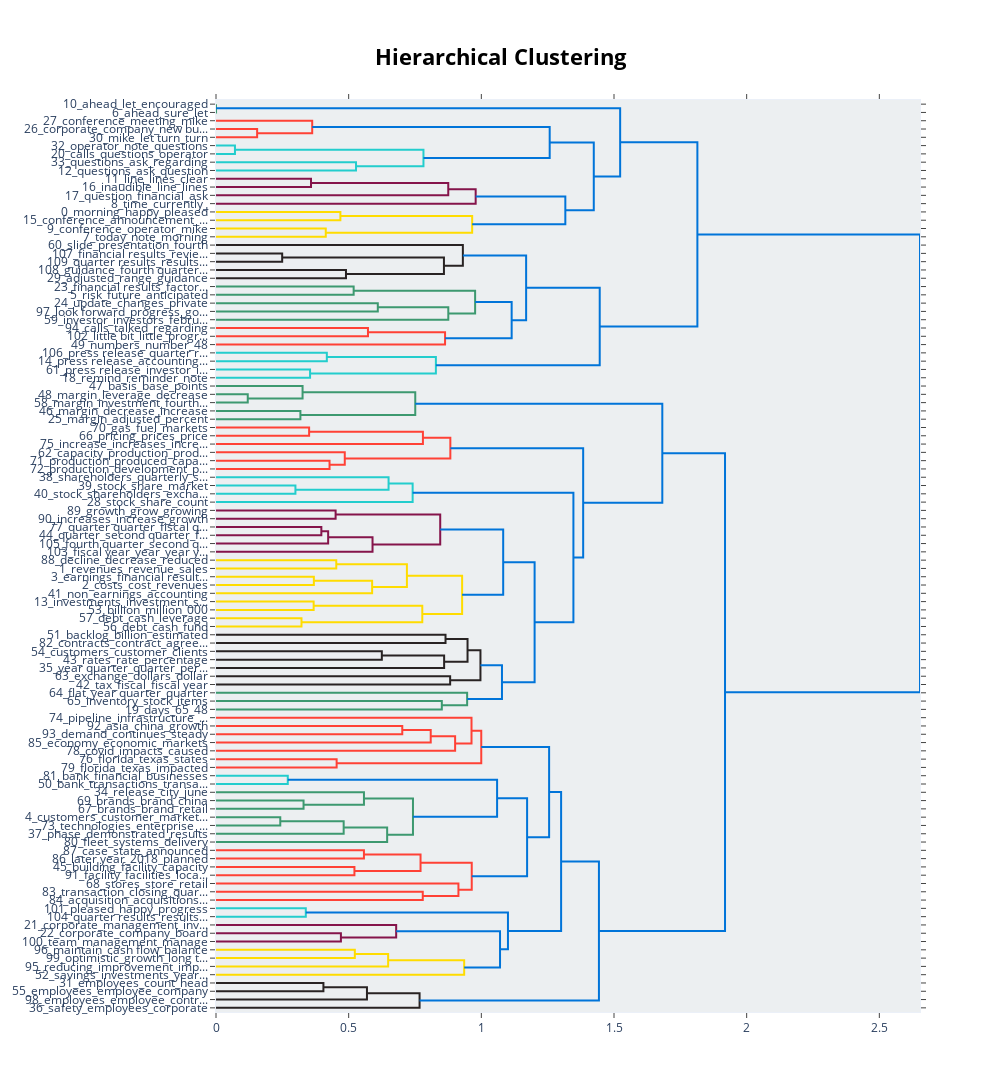

Notebook code for this chart:
### Markdown cell above
bertopic_model_dir_3000full_zeroshot_03minsim_seed

### Code cell
topic_model.visualize_hierarchy()

### Figure 1 — Plotly figure (JSON) as saved in the notebook; plotly's stock layout.template omitted (floating-point values rounded to 4 significant figures)
{"data": [{"hoverinfo": "text", "marker": {"color": "rgb(61,153,112)"}, "mode": "lines", "type": "scatter", "x": [0, 0.0001694, 0.0001694, 0], "xaxis": "x", "y": [-5, -5, -15, -15], "yaxis": "y"}, {"hoverinfo": "text", "marker": {"color": "rgb(255,65,54)"}, "mode": "lines", "type": "scatter", "x": [0, 0.155, 0.155, 0], "xaxis": "x", "y": [-35, -35, -45, -45], "yaxis": "y"}, {"hoverinfo": "text", "marker": {"color": "rgb(255,65,54)"}, "mode": "lines", "type": "scatter", "x": [0, 0.3625, 0.3625, 0.155], "xaxis": "x", "y": [-25, -25, -40, -40], "yaxis": "y"}, {"hoverinfo": "text", "marker": {"color": "rgb(35,205,205)"}, "mode": "lines", "type": "scatter", "x": [0, 0.07145, 0.07145, 0], "xaxis": "x", "y": [-55, -55, -65, -65], "yaxis": "y"}, {"hoverinfo": "text", "marker": {"color": "rgb(35,205,205)"}, "mode": "lines", "type": "scatter", "x": [0, 0.5278, 0.5278, 0], "xaxis": "x", "y": [-75, -75, -85, -85], "yaxis": "y"}, {"hoverinfo": "text", "marker": {"color": "rgb(35,205,205)"}, "mode": "lines", "type": "scatter", "x": [0.07145, 0.7819, 0.7819, 0.5278], "xaxis": "x", "y": [-60, -60, -80, -80], "yaxis": "y"}, {"hoverinfo": "text", "marker": {"color": "rgb(0,116,217)"}, "mode": "lines", "type": "scatter", "x": [0.3625, 1.258, 1.258, 0.7819], "xaxis": "x", "y": [-32.5, -32.5, -70, -70], "yaxis": "y"}, {"hoverinfo": "text", "marker": {"color": "rgb(133,20,75)"}, "mode": "lines", "type": "scatter", "x": [0, 0.3581, 0.3581, 0], "xaxis": "x", "y": [-95, -95, -105, -105], "yaxis": "y"}, {"hoverinfo": "text", "marker": {"color": "rgb(133,20,75)"}, "mode": "lines", "type": "scatter", "x": [0.3581, 0.8753, 0.8753, 0], "xaxis": "x", "y": [-100, -100, -115, -115], "yaxis": "y"}, {"hoverinfo": "text", "marker": {"color": "rgb(133,20,75)"}, "mode": "lines", "type": "scatter", "x": [0.8753, 0.9786, 0.9786, 0], "xaxis": "x", "y": [-107.5, -107.5, -125, -125], "yaxis": "y"}, {"hoverinfo": "text", "marker": {"color": "rgb(255,220,0)"}, "mode": "lines", "type": "scatter", "x": [0, 0.4688, 0.4688, 0], "xaxis": "x", "y": [-135, -135, -145, -145], "yaxis": "y"}, {"hoverinfo": "text", "marker": {"color": "rgb(255,220,0)"}, "mode": "lines", "type": "scatter", "x": [0, 0.4137, 0.4137, 0], "xaxis": "x", "y": [-155, -155, -165, -165], "yaxis": "y"}, {"hoverinfo": "text", "marker": {"color": "rgb(255,220,0)"}, "mode": "lines", "type": "scatter", "x": [0.4688, 0.9654, 0.9654, 0.4137], "xaxis": "x", "y": [-140, -140, -160, -160], "yaxis": "y"}, {"hoverinfo": "text", "marker": {"color": "rgb(0,116,217)"}, "mode": "lines", "type": "scatter", "x": [0.9786, 1.317, 1.317, 0.9654], "xaxis": "x", "y": [-116.2, -116.2, -150, -150], "yaxis": "y"}, {"hoverinfo": "text", "marker": {"color": "rgb(0,116,217)"}, "mode": "lines", "type": "scatter", "x": [1.258, 1.424, 1.424, 1.317], "xaxis": "x", "y": [-51.25, -51.25, -133.1, -133.1], "yaxis": "y"}, {"hoverinfo": "text", "marker": {"color": "rgb(0,116,217)"}, "mode": "lines", "type": "scatter", "x": [0.0001694, 1.523, 1.523, 1.424], "xaxis": "x", "y": [-10, -10, -92.19, -92.19], "yaxis": "y"}, {"hoverinfo": "text", "marker": {"color": "rgb(40,35,35)"}, "mode": "lines", "type": "scatter", "x": [0, 0.2494, 0.2494, 0], "xaxis": "x", "y": [-185, -185, -195, -195], "yaxis": "y"}, {"hoverinfo": "text", "marker": {"color": "rgb(40,35,35)"}, "mode": "lines", "type": "scatter", "x": [0, 0.4898, 0.4898, 0], "xaxis": "x", "y": [-205, -205, -215, -215], "yaxis": "y"}, {"hoverinfo": "text", "marker": {"color": "rgb(40,35,35)"}, "mode": "lines", "type": "scatter", "x": [0.2494, 0.8591, 0.8591, 0.4898], "xaxis": "x", "y": [-190, -190, -210, -210], "yaxis": "y"}, {"hoverinfo": "text", "marker": {"color": "rgb(40,35,35)"}, "mode": "lines", "type": "scatter", "x": [0, 0.9304, 0.9304, 0.8591], "xaxis": "x", "y": [-175, -175, -200, -200], "yaxis": "y"}, {"hoverinfo": "text", "marker": {"color": "rgb(61,153,112)"}, "mode": "lines", "type": "scatter", "x": [0, 0.5188, 0.5188, 0], "xaxis": "x", "y": [-225, -225, -235, -235], "yaxis": "y"}, {"hoverinfo": "text", "marker": {"color": "rgb(61,153,112)"}, "mode": "lines", "type": "scatter", "x": [0, 0.6098, 0.6098, 0], "xaxis": "x", "y": [-245, -245, -255, -255], "yaxis": "y"}, {"hoverinfo": "text", "marker": {"color": "rgb(61,153,112)"}, "mode": "lines", "type": "scatter", "x": [0.6098, 0.8755, 0.8755, 0], "xaxis": "x", "y": [-250, -250, -265, -265], "yaxis": "y"}, {"hoverinfo": "text", "marker": {"color": "rgb(61,153,112)"}, "mode": "lines", "type": "scatter", "x": [0.5188, 0.9766, 0.9766, 0.8755], "xaxis": "x", "y": [-230, -230, -257.5, -257.5], "yaxis": "y"}, {"hoverinfo": "text", "marker": {"color": "rgb(255,65,54)"}, "mode": "lines", "type": "scatter", "x": [0, 0.5727, 0.5727, 0], "xaxis": "x", "y": [-275, -275, -285, -285], "yaxis": "y"}, {"hoverinfo": "text", "marker": {"color": "rgb(255,65,54)"}, "mode": "lines", "type": "scatter", "x": [0.5727, 0.8633, 0.8633, 0], "xaxis": "x", "y": [-280, -280, -295, -295], "yaxis": "y"}, {"hoverinfo": "text", "marker": {"color": "rgb(0,116,217)"}, "mode": "lines", "type": "scatter", "x": [0.9766, 1.114, 1.114, 0.8633], "xaxis": "x", "y": [-243.8, -243.8, -287.5, -287.5], "yaxis": "y"}, {"hoverinfo": "text", "marker": {"color": "rgb(0,116,217)"}, "mode": "lines", "type": "scatter", "x": [0.9304, 1.169, 1.169, 1.114], "xaxis": "x", "y": [-187.5, -187.5, -265.6, -265.6], "yaxis": "y"}, {"hoverinfo": "text", "marker": {"color": "rgb(35,205,205)"}, "mode": "lines", "type": "scatter", "x": [0, 0.4177, 0.4177, 0], "xaxis": "x", "y": [-305, -305, -315, -315], "yaxis": "y"}, {"hoverinfo": "text", "marker": {"color": "rgb(35,205,205)"}, "mode": "lines", "type": "scatter", "x": [0, 0.3545, 0.3545, 0], "xaxis": "x", "y": [-325, -325, -335, -335], "yaxis": "y"}, {"hoverinfo": "text", "marker": {"color": "rgb(35,205,205)"}, "mode": "lines", "type": "scatter", "x": [0.4177, 0.8287, 0.8287, 0.3545], "xaxis": "x", "y": [-310, -310, -330, -330], "yaxis": "y"}, {"hoverinfo": "text", "marker": {"color": "rgb(0,116,217)"}, "mode": "lines", "type": "scatter", "x": [1.169, 1.446, 1.446, 0.8287], "xaxis": "x", "y": [-226.6, -226.6, -320, -320], "yaxis": "y"}, {"hoverinfo": "text", "marker": {"color": "rgb(0,116,217)"}, "mode": "lines", "type": "scatter", "x": [1.523, 1.814, 1.814, 1.446], "xaxis": "x", "y": [-51.09, -51.09, -273.3, -273.3], "yaxis": "y"}, {"hoverinfo": "text", "marker": {"color": "rgb(61,153,112)"}, "mode": "lines", "type": "scatter", "x": [0, 0.1197, 0.1197, 0], "xaxis": "x", "y": [-355, -355, -365, -365], "yaxis": "y"}, {"hoverinfo": "text", "marker": {"color": "rgb(61,153,112)"}, "mode": "lines", "type": "scatter", "x": [0, 0.3263, 0.3263, 0.1197], "xaxis": "x", "y": [-345, -345, -360, -360], "yaxis": "y"}, {"hoverinfo": "text", "marker": {"color": "rgb(61,153,112)"}, "mode": "lines", "type": "scatter", "x": [0, 0.3181, 0.3181, 0], "xaxis": "x", "y": [-375, -375, -385, -385], "yaxis": "y"}, {"hoverinfo": "text", "marker": {"color": "rgb(61,153,112)"}, "mode": "lines", "type": "scatter", "x": [0.3263, 0.751, 0.751, 0.3181], "xaxis": "x", "y": [-352.5, -352.5, -380, -380], "yaxis": "y"}, {"hoverinfo": "text", "marker": {"color": "rgb(255,65,54)"}, "mode": "lines", "type": "scatter", "x": [0, 0.3509, 0.3509, 0], "xaxis": "x", "y": [-395, -395, -405, -405], "yaxis": "y"}, {"hoverinfo": "text", "marker": {"color": "rgb(255,65,54)"}, "mode": "lines", "type": "scatter", "x": [0.3509, 0.7798, 0.7798, 0], "xaxis": "x", "y": [-400, -400, -415, -415], "yaxis": "y"}, {"hoverinfo": "text", "marker": {"color": "rgb(255,65,54)"}, "mode": "lines", "type": "scatter", "x": [0, 0.4279, 0.4279, 0], "xaxis": "x", "y": [-435, -435, -445, -445], "yaxis": "y"}, {"hoverinfo": "text", "marker": {"color": "rgb(255,65,54)"}, "mode": "lines", "type": "scatter", "x": [0, 0.4853, 0.4853, 0.4279], "xaxis": "x", "y": [-425, -425, -440, -440], "yaxis": "y"}, {"hoverinfo": "text", "marker": {"color": "rgb(255,65,54)"}, "mode": "lines", "type": "scatter", "x": [0.7798, 0.8832, 0.8832, 0.4853], "xaxis": "x", "y": [-407.5, -407.5, -432.5, -432.5], "yaxis": "y"}, {"hoverinfo": "text", "marker": {"color": "rgb(35,205,205)"}, "mode": "lines", "type": "scatter", "x": [0, 0.2993, 0.2993, 0], "xaxis": "x", "y": [-465, -465, -475, -475], "yaxis": "y"}, {"hoverinfo": "text", "marker": {"color": "rgb(35,205,205)"}, "mode": "lines", "type": "scatter", "x": [0, 0.6504, 0.6504, 0.2993], "xaxis": "x", "y": [-455, -455, -470, -470], "yaxis": "y"}, {"hoverinfo": "text", "marker": {"color": "rgb(35,205,205)"}, "mode": "lines", "type": "scatter", "x": [0.6504, 0.7411, 0.7411, 0], "xaxis": "x", "y": [-462.5, -462.5, -485, -485], "yaxis": "y"}, {"hoverinfo": "text", "marker": {"color": "rgb(133,20,75)"}, "mode": "lines", "type": "scatter", "x": [0, 0.4508, 0.4508, 0], "xaxis": "x", "y": [-495, -495, -505, -505], "yaxis": "y"}, {"hoverinfo": "text", "marker": {"color": "rgb(133,20,75)"}, "mode": "lines", "type": "scatter", "x": [0, 0.397, 0.397, 0], "xaxis": "x", "y": [-515, -515, -525, -525], "yaxis": "y"}, {"hoverinfo": "text", "marker": {"color": "rgb(133,20,75)"}, "mode": "lines", "type": "scatter", "x": [0.397, 0.4227, 0.4227, 0], "xaxis": "x", "y": [-520, -520, -535, -535], "yaxis": "y"}, {"hoverinfo": "text", "marker": {"color": "rgb(133,20,75)"}, "mode": "lines", "type": "scatter", "x": [0.4227, 0.5899, 0.5899, 0], "xaxis": "x", "y": [-527.5, -527.5, -545, -545], "yaxis": "y"}, {"hoverinfo": "text", "marker": {"color": "rgb(133,20,75)"}, "mode": "lines", "type": "scatter", "x": [0.4508, 0.8451, 0.8451, 0.5899], "xaxis": "x", "y": [-500, -500, -536.2, -536.2], "yaxis": "y"}, {"hoverinfo": "text", "marker": {"color": "rgb(255,220,0)"}, "mode": "lines", "type": "scatter", "x": [0, 0.4533, 0.4533, 0], "xaxis": "x", "y": [-555, -555, -565, -565], "yaxis": "y"}, {"hoverinfo": "text", "marker": {"color": "rgb(255,220,0)"}, "mode": "lines", "type": "scatter", "x": [0, 0.3688, 0.3688, 0], "xaxis": "x", "y": [-575, -575, -585, -585], "yaxis": "y"}, {"hoverinfo": "text", "marker": {"color": "rgb(255,220,0)"}, "mode": "lines", "type": "scatter", "x": [0.3688, 0.5885, 0.5885, 0], "xaxis": "x", "y": [-580, -580, -595, -595], "yaxis": "y"}, {"hoverinfo": "text", "marker": {"color": "rgb(255,220,0)"}, "mode": "lines", "type": "scatter", "x": [0.4533, 0.7195, 0.7195, 0.5885], "xaxis": "x", "y": [-560, -560, -587.5, -587.5], "yaxis": "y"}, {"hoverinfo": "text", "marker": {"color": "rgb(255,220,0)"}, "mode": "lines", "type": "scatter", "x": [0, 0.368, 0.368, 0], "xaxis": "x", "y": [-605, -605, -615, -615], "yaxis": "y"}, {"hoverinfo": "text", "marker": {"color": "rgb(255,220,0)"}, "mode": "lines", "type": "scatter", "x": [0, 0.3222, 0.3222, 0], "xaxis": "x", "y": [-625, -625, -635, -635], "yaxis": "y"}, {"hoverinfo": "text", "marker": {"color": "rgb(255,220,0)"}, "mode": "lines", "type": "scatter", "x": [0.368, 0.7775, 0.7775, 0.3222], "xaxis": "x", "y": [-610, -610, -630, -630], "yaxis": "y"}, {"hoverinfo": "text", "marker": {"color": "rgb(255,220,0)"}, "mode": "lines", "type": "scatter", "x": [0.7195, 0.9276, 0.9276, 0.7775], "xaxis": "x", "y": [-573.8, -573.8, -620, -620], "yaxis": "y"}, {"hoverinfo": "text", "marker": {"color": "rgb(0,116,217)"}, "mode": "lines", "type": "scatter", "x": [0.8451, 1.082, 1.082, 0.9276], "xaxis": "x", "y": [-518.1, -518.1, -596.9, -596.9], "yaxis": "y"}, {"hoverinfo": "text", "marker": {"color": "rgb(40,35,35)"}, "mode": "lines", "type": "scatter", "x": [0, 0.865, 0.865, 0], "xaxis": "x", "y": [-645, -645, -655, -655], "yaxis": "y"}, {"hoverinfo": "text", "marker": {"color": "rgb(40,35,35)"}, "mode": "lines", "type": "scatter", "x": [0, 0.625, 0.625, 0], "xaxis": "x", "y": [-665, -665, -675, -675], "yaxis": "y"}, {"hoverinfo": "text", "marker": {"color": "rgb(40,35,35)"}, "mode": "lines", "type": "scatter", "x": [0.625, 0.8598, 0.8598, 0], "xaxis": "x", "y": [-670, -670, -685, -685], "yaxis": "y"}, {"hoverinfo": "text", "marker": {"color": "rgb(40,35,35)"}, "mode": "lines", "type": "scatter", "x": [0.865, 0.948, 0.948, 0.8598], "xaxis": "x", "y": [-650, -650, -677.5, -677.5], "yaxis": "y"}, {"hoverinfo": "text", "marker": {"color": "rgb(40,35,35)"}, "mode": "lines", "type": "scatter", "x": [0, 0.8825, 0.8825, 0], "xaxis": "x", "y": [-695, -695, -705, -705], "yaxis": "y"}, {"hoverinfo": "text", "marker": {"color": "rgb(40,35,35)"}, "mode": "lines", "type": "scatter", "x": [0.948, 0.9967, 0.9967, 0.8825], "xaxis": "x", "y": [-663.8, -663.8, -700, -700], "yaxis": "y"}, {"hoverinfo": "text", "marker": {"color": "rgb(61,153,112)"}, "mode": "lines", "type": "scatter", "x": [0, 0.8511, 0.8511, 0], "xaxis": "x", "y": [-725, -725, -735, -735], "yaxis": "y"}, {"hoverinfo": "text", "marker": {"color": "rgb(61,153,112)"}, "mode": "lines", "type": "scatter", "x": [0, 0.9465, 0.9465, 0.8511], "xaxis": "x", "y": [-715, -715, -730, -730], "yaxis": "y"}, {"hoverinfo": "text", "marker": {"color": "rgb(0,116,217)"}, "mode": "lines", "type": "scatter", "x": [0.9967, 1.078, 1.078, 0.9465], "xaxis": "x", "y": [-681.9, -681.9, -722.5, -722.5], "yaxis": "y"}, {"hoverinfo": "text", "marker": {"color": "rgb(0,116,217)"}, "mode": "lines", "type": "scatter", "x": [1.082, 1.201, 1.201, 1.078], "xaxis": "x", "y": [-557.5, -557.5, -702.2, -702.2], "yaxis": "y"}, {"hoverinfo": "text", "marker": {"color": "rgb(0,116,217)"}, "mode": "lines", "type": "scatter", "x": [0.7411, 1.347, 1.347, 1.201], "xaxis": "x", "y": [-473.8, -473.8, -629.8, -629.8], "yaxis": "y"}, {"hoverinfo": "text", "marker": {"color": "rgb(0,116,217)"}, "mode": "lines", "type": "scatter", "x": [0.8832, 1.384, 1.384, 1.347], "xaxis": "x", "y": [-420, -420, -551.8, -551.8], "yaxis": "y"}, {"hoverinfo": "text", "marker": {"color": "rgb(0,116,217)"}, "mode": "lines", "type": "scatter", "x": [0.751, 1.682, 1.682, 1.384], "xaxis": "x", "y": [-366.2, -366.2, -485.9, -485.9], "yaxis": "y"}, {"hoverinfo": "text", "marker": {"color": "rgb(255,65,54)"}, "mode": "lines", "type": "scatter", "x": [0, 0.702, 0.702, 0], "xaxis": "x", "y": [-755, -755, -765, -765], "yaxis": "y"}, {"hoverinfo": "text", "marker": {"color": "rgb(255,65,54)"}, "mode": "lines", "type": "scatter", "x": [0.702, 0.8092, 0.8092, 0], "xaxis": "x", "y": [-760, -760, -775, -775], "yaxis": "y"}, {"hoverinfo": "text", "marker": {"color": "rgb(255,65,54)"}, "mode": "lines", "type": "scatter", "x": [0.8092, 0.9012, 0.9012, 0], "xaxis": "x", "y": [-767.5, -767.5, -785, -785], "yaxis": "y"}, {"hoverinfo": "text", "marker": {"color": "rgb(255,65,54)"}, "mode": "lines", "type": "scatter", "x": [0, 0.963, 0.963, 0.9012], "xaxis": "x", "y": [-745, -745, -776.2, -776.2], "yaxis": "y"}, {"hoverinfo": "text", "marker": {"color": "rgb(255,65,54)"}, "mode": "lines", "type": "scatter", "x": [0, 0.4546, 0.4546, 0], "xaxis": "x", "y": [-795, -795, -805, -805], "yaxis": "y"}, {"hoverinfo": "text", "marker": {"color": "rgb(255,65,54)"}, "mode": "lines", "type": "scatter", "x": [0.963, 0.9997, 0.9997, 0.4546], "xaxis": "x", "y": [-760.6, -760.6, -800, -800], "yaxis": "y"}, {"hoverinfo": "text", "marker": {"color": "rgb(35,205,205)"}, "mode": "lines", "type": "scatter", "x": [0, 0.2705, 0.2705, 0], "xaxis": "x", "y": [-815, -815, -825, -825], "yaxis": "y"}, {"hoverinfo": "text", "marker": {"color": "rgb(61,153,112)"}, "mode": "lines", "type": "scatter", "x": [0, 0.33, 0.33, 0], "xaxis": "x", "y": [-845, -845, -855, -855], "yaxis": "y"}, {"hoverinfo": "text", "marker": {"color": "rgb(61,153,112)"}, "mode": "lines", "type": "scatter", "x": [0, 0.5576, 0.5576, 0.33], "xaxis": "x", "y": [-835, -835, -850, -850], "yaxis": "y"}, {"hoverinfo": "text", "marker": {"color": "rgb(61,153,112)"}, "mode": "lines", "type": "scatter", "x": [0, 0.2422, 0.2422, 0], "xaxis": "x", "y": [-865, -865, -875, -875], "yaxis": "y"}, {"hoverinfo": "text", "marker": {"color": "rgb(61,153,112)"}, "mode": "lines", "type": "scatter", "x": [0.2422, 0.4812, 0.4812, 0], "xaxis": "x", "y": [-870, -870, -885, -885], "yaxis": "y"}, {"hoverinfo": "text", "marker": {"color": "rgb(61,153,112)"}, "mode": "lines", "type": "scatter", "x": [0.4812, 0.645, 0.645, 0], "xaxis": "x", "y": [-877.5, -877.5, -895, -895], "yaxis": "y"}, {"hoverinfo": "text", "marker": {"color": "rgb(61,153,112)"}, "mode": "lines", "type": "scatter", "x": [0.5576, 0.7424, 0.7424, 0.645], "xaxis": "x", "y": [-842.5, -842.5, -886.2, -886.2], "yaxis": "y"}, {"hoverinfo": "text", "marker": {"color": "rgb(0,116,217)"}, "mode": "lines", "type": "scatter", "x": [0.2705, 1.059, 1.059, 0.7424], "xaxis": "x", "y": [-820, -820, -864.4, -864.4], "yaxis": "y"}, {"hoverinfo": "text", "marker": {"color": "rgb(255,65,54)"}, "mode": "lines", "type": "scatter", "x": [0, 0.5575, 0.5575, 0], "xaxis": "x", "y": [-905, -905, -915, -915], "yaxis": "y"}, {"hoverinfo": "text", "marker": {"color": "rgb(255,65,54)"}, "mode": "lines", "type": "scatter", "x": [0, 0.5217, 0.5217, 0], "xaxis": "x", "y": [-925, -925, -935, -935], "yaxis": "y"}, {"hoverinfo": "text", "marker": {"color": "rgb(255,65,54)"}, "mode": "lines", "type": "scatter", "x": [0.5575, 0.7709, 0.7709, 0.5217], "xaxis": "x", "y": [-910, -910, -930, -930], "yaxis": "y"}, {"hoverinfo": "text", "marker": {"color": "rgb(255,65,54)"}, "mode": "lines", "type": "scatter", "x": [0, 0.7792, 0.7792, 0], "xaxis": "x", "y": [-955, -955, -965, -965], "yaxis": "y"}, {"hoverinfo": "text", "marker": {"color": "rgb(255,65,54)"}, "mode": "lines", "type": "scatter", "x": [0, 0.9137, 0.9137, 0.7792], "xaxis": "x", "y": [-945, -945, -960, -960], "yaxis": "y"}, {"hoverinfo": "text", "marker": {"color": "rgb(255,65,54)"}, "mode": "lines", "type": "scatter", "x": [0.7709, 0.9638, 0.9638, 0.9137], "xaxis": "x", "y": [-920, -920, -952.5, -952.5], "yaxis": "y"}, {"hoverinfo": "text", "marker": {"color": "rgb(0,116,217)"}, "mode": "lines", "type": "scatter", "x": [1.059, 1.172, 1.172, 0.9638], "xaxis": "x", "y": [-842.2, -842.2, -936.2, -936.2], "yaxis": "y"}, {"hoverinfo": "text", "marker": {"color": "rgb(0,116,217)"}, "mode": "lines", "type": "scatter", "x": [0.9997, 1.255, 1.255, 1.172], "xaxis": "x", "y": [-780.3, -780.3, -889.2, -889.2], "yaxis": "y"}, {"hoverinfo": "text", "marker": {"color": "rgb(35,205,205)"}, "mode": "lines", "type": "scatter", "x": [0, 0.3384, 0.3384, 0], "xaxis": "x", "y": [-975, -975, -985, -985], "yaxis": "y"}, {"hoverinfo": "text", "marker": {"color": "rgb(133,20,75)"}, "mode": "lines", "type": "scatter", "x": [0, 0.4708, 0.4708, 0], "xaxis": "x", "y": [-1005, -1005, -1015, -1015], "yaxis": "y"}, {"hoverinfo": "text", "marker": {"color": "rgb(133,20,75)"}, "mode": "lines", "type": "scatter", "x": [0, 0.679, 0.679, 0.4708], "xaxis": "x", "y": [-995, -995, -1010, -1010], "yaxis": "y"}, {"hoverinfo": "text", "marker": {"color": "rgb(255,220,0)"}, "mode": "lines", "type": "scatter", "x": [0, 0.5232, 0.5232, 0], "xaxis": "x", "y": [-1025, -1025, -1035, -1035], "yaxis": "y"}, {"hoverinfo": "text", "marker": {"color": "rgb(255,220,0)"}, "mode": "lines", "type": "scatter", "x": [0.5232, 0.6488, 0.6488, 0], "xaxis": "x", "y": [-1030, -1030, -1045, -1045], "yaxis": "y"}, {"hoverinfo": "text", "marker": {"color": "rgb(255,220,0)"}, "mode": "lines", "type": "scatter", "x": [0.6488, 0.9353, 0.9353, 0], "xaxis": "x", "y": [-1038.0, -1038.0, -1055, -1055], "yaxis": "y"}, {"hoverinfo": "text", "marker": {"color": "rgb(0,116,217)"}, "mode": "lines", "type": "scatter", "x": [0.679, 1.07, 1.07, 0.9353], "xaxis": "x", "y": [-1002.0, -1002.0, -1046.0, -1046.0], "yaxis": "y"}, {"hoverinfo": "text", "marker": {"color": "rgb(0,116,217)"}, "mode": "lines", "type": "scatter", "x": [0.3384, 1.1, 1.1, 1.07], "xaxis": "x", "y": [-980, -980, -1024.0, -1024.0], "yaxis": "y"}, {"hoverinfo": "text", "marker": {"color": "rgb(0,116,217)"}, "mode": "lines", "type": "scatter", "x": [1.255, 1.301, 1.301, 1.1], "xaxis": "x", "y": [-834.8, -834.8, -1002.0, -1002.0], "yaxis": "y"}, {"hoverinfo": "text", "marker": {"color": "rgb(40,35,35)"}, "mode": "lines", "type": "scatter", "x": [0, 0.4049, 0.4049, 0], "xaxis": "x", "y": [-1065, -1065, -1075, -1075], "yaxis": "y"}, {"hoverinfo": "text", "marker": {"color": "rgb(40,35,35)"}, "mode": "lines", "type": "scatter", "x": [0.4049, 0.569, 0.569, 0], "xaxis": "x", "y": [-1070, -1070, -1085, -1085], "yaxis": "y"}, {"hoverinfo": "text", "marker": {"color": "rgb(40,35,35)"}, "mode": "lines", "type": "scatter", "x": [0.569, 0.7672, 0.7672, 0], "xaxis": "x", "y": [-1078.0, -1078.0, -1095, -1095], "yaxis": "y"}, {"hoverinfo": "text", "marker": {"color": "rgb(0,116,217)"}, "mode": "lines", "type": "scatter", "x": [1.301, 1.443, 1.443, 0.7672], "xaxis": "x", "y": [-918.5, -918.5, -1086.0, -1086.0], "yaxis": "y"}, {"hoverinfo": "text", "marker": {"color": "rgb(0,116,217)"}, "mode": "lines", "type": "scatter", "x": [1.682, 1.918, 1.918, 1.443], "xaxis": "x", "y": [-426.1, -426.1, -1002.0, -1002.0], "yaxis": "y"}, {"hoverinfo": "text", "marker": {"color": "rgb(0,116,217)"}, "mode": "lines", "type": "scatter", "x": [1.814, 2.653, 2.653, 1.918], "xaxis": "x", "y": [-162.2, -162.2, -714.2, -714.2], "yaxis": "y"}], "layout": {"autosize": false, "height": 1850, "hoverlabel": {"bgcolor": "white", "font": {"family": "Rockwell", "size": 16}}, "hovermode": "closest", "plot_bgcolor": "#ECEFF1", "showlegend": false, "title": {"font": {"color": "Black", "size": 22}, "text": "<b>Hierarchical Clustering</b>", "x": 0.5, "xanchor": "center", "yanchor": "top"}, "width": 1000, "xaxis": {"mirror": "allticks", "rangemode": "tozero", "showgrid": false, "showline": true, "showticklabels": true, "ticks": "outside", "type": "linear", "zeroline": false}, "yaxis": {"mirror": "allticks", "range": [-1100, 0], "rangemode": "tozero", "showgrid": false, "showline": true, "showticklabels": true, "tickmode": "array", "ticks": "outside", "ticktext": ["10_ahead_let_encouraged", "6_ahead_sure_let", "27_conference_meeting_mike", "26_corporate_company_new bu...", "30_mike_let turn_turn", "32_operator_note_questions", "20_calls_questions_operator", "33_questions_ask_regarding", "12_questions_ask_question", "11_line_lines_clear", "16_inaudible_line_lines", "17_question_financial_ask", "8_time_currently_", "0_morning_happy_pleased", "15_conference_announcement_...", "9_conference_operator_mike", "7_today_note_morning", "60_slide_presentation_fourth", "107_financial results_revie...", "109_quarter results_results...", "108_guidance_fourth quarter...", "29_adjusted_range_guidance", "23_financial results_factor...", "5_risk_future_anticipated", "24_update_changes_private", "97_look forward_progress_go...", "59_investor_investors_febru...", "94_calls_talked_regarding", "102_little bit_little_progr...", "49_numbers_number_48", "106_press release_quarter r...", "14_press release_accounting...", "61_press release_investor_i...", "18_remind_reminder_note", "47_basis_base_points", "48_margin_leverage_decrease", "58_margin_investment_fourth...", "46_margin_decrease_increase", "25_margin_adjusted_percent", "70_gas_fuel_markets", "66_pricing_prices_price", "75_increase_increases_incre...", "62_capacity_production_prod...", "71_production_produced_capa...", "72_production_development_p...", "38_shareholders_quarterly_s...", "39_stock_share_market", "40_stock_shareholders_excha...", "28_stock_share_count", "89_growth_grow_growing", "90_increases_increase_growth", "77_quarter quarter_fiscal q...", "44_quarter_second quarter_f...", "105_fourth quarter_second q...", "103_fiscal year_year_year y...", "88_decline_decrease_reduced", "1_revenues_revenue_sales", "3_earnings_financial result...", "2_costs_cost_revenues", "41_non_earnings_accounting", "13_investments_investment_s...", "53_billion_million_000", "57_debt_cash_leverage", "56_debt_cash_fund", "51_backlog_billion_estimated", "82_contracts_contract_agree...", "54_customers_customer_clients", "43_rates_rate_percentage", "35_year quarter_quarter_per...", "63_exchange_dollars_dollar", "42_tax_fiscal_fiscal year", "64_flat_year quarter_quarter", "65_inventory_stock_items", "19_days_65_48", "74_pipeline_infrastructure_...", "92_asia_china_growth", "93_demand_continues_steady", "85_economy_economic_markets", "78_covid_impacts_caused", "76_florida_texas_states", "79_florida_texas_impacted", "81_bank_financial_businesses", "50_bank_transactions_transa...", "34_release_city_june", "69_brands_brand_china", "67_brands_brand_retail", "4_customers_customer_market...", "73_technologies_enterprise_...", "37_phase_demonstrated_results", "80_fleet_systems_delivery", "87_case_state_announced", "86_later year_2018_planned", "45_building_facility_capacity", "91_facility_facilities_loca...", "68_stores_store_retail", "83_transaction_closing_quar...", "84_acquisition_acquisitions...", "101_pleased_happy_progress", "104_quarter results_results...", "21_corporate_management_inv...", "22_corporate_company_board", "100_team_management_manage", "96_maintain_cash flow_balance", "99_optimistic_growth_long t...", "95_reducing_improvement_imp...", "52_savings_investments_year...", "31_employees_count_head", "55_employees_employee_company", "98_employees_employee_contr...", "36_safety_employees_corporate"], "tickvals": [-5, -15, -25, -35, -45, -55, -65, -75, -85, -95, -105, -115, -125, -135, -145, -155, -165, -175, -185, -195, -205, -215, -225, -235, -245, -255, -265, -275, -285, -295, -305, -315, -325, -335, -345, -355, -365, -375, -385, -395, -405, -415, -425, -435, -445, -455, -465, -475, -485, -495, -505, -515, -525, -535, -545, -555, -565, -575, -585, -595, -605, -615, -625, -635, -645, -655, -665, -675, -685, -695, -705, -715, -725, -735, -745, -755, -765, -775, -785, -795, -805, -815, -825, -835, -845, -855, -865, -875, -885, -895, -905, -915, -925, -935, -945, -955, -965, -975, -985, -995, -1005, -1015, -1025, -1035, -1045, -1055, -1065, -1075, -1085, -1095], "type": "linear", "zeroline": false}}}
